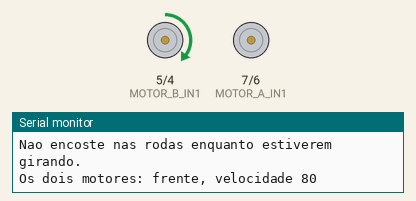
This sketch was run on a simulated Arduino Uno, built with avr-gcc and run on an emulated ATmega328P. Parts: motor-driver pin pairs drawn as motors (green arrow = first pin HIGH = forward, orange = second pin HIGH = backward, longer = more drive), the last lines printed to the serial monitor.

Above: at 1.0 s.
At 4.0 s:
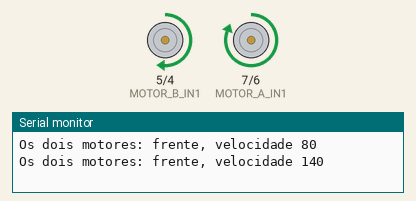
At 7.0 s:
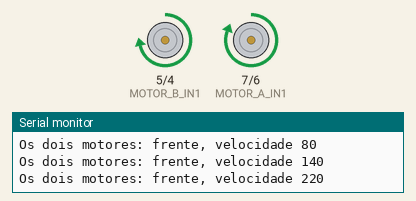
At 12.5 s:
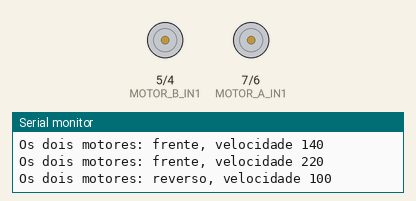
Timing chart, 0 to 18.2 s (numbered marks = the images above):
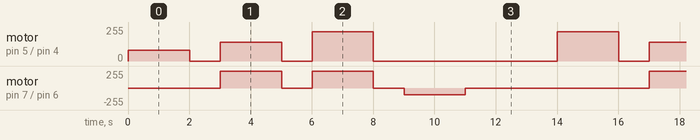

Measured:
- by itself, motor on pin 5 (MOTOR_B_IN1) / pin 4 (MOTOR_B_IN2): repeats every 14.0 s: stopped 1.0 s, forward 140/255 2.0 s, stopped 1.0 s, forward 220/255 2.0 s, stopped 6.0 s, forward 220/255 2.0 s
- by itself, motor on pin 7 (MOTOR_A_IN1) / pin 6 (MOTOR_A_IN2): repeats every 14.0 s: stopped 1.0 s, forward 255/255 2.0 s, stopped 1.0 s, backward 100/255 2.0 s, stopped 6.0 s, forward 255/255 2.0 s

The sketch:

02_motores.ino
```cpp
/*
 * TESTE 02 - Motores
 *
 * Deixe as rodas suspensas antes de iniciar. O teste aumenta a velocidade
 * gradualmente, para e depois gira os motores no sentido contrario.
 */

const uint8_t MOTOR_A_IN1 = 7;
const uint8_t MOTOR_A_IN2 = 6;
const uint8_t MOTOR_B_IN1 = 5;
const uint8_t MOTOR_B_IN2 = 4;

void motor(uint8_t in1, uint8_t in2, int16_t velocidade) {
  velocidade = constrain(velocidade, -255, 255);
  if (velocidade > 0) {
    analogWrite(in1, velocidade);
    analogWrite(in2, 0);
  } else if (velocidade < 0) {
    analogWrite(in1, 0);
    analogWrite(in2, -velocidade);
  } else {
    analogWrite(in1, 0);
    analogWrite(in2, 0);
  }
}

void parar() {
  motor(MOTOR_A_IN1, MOTOR_A_IN2, 0);
  motor(MOTOR_B_IN1, MOTOR_B_IN2, 0);
}

void setup() {
  pinMode(MOTOR_A_IN1, OUTPUT);
  pinMode(MOTOR_A_IN2, OUTPUT);
  pinMode(MOTOR_B_IN1, OUTPUT);
  pinMode(MOTOR_B_IN2, OUTPUT);
  Serial.begin(115200);
  parar();
  Serial.println(F("\n=== TESTE 02: MOTORES ==="));
  Serial.println(F("Deixe as rodas suspensas e observe o sentido de giro."));
  Serial.println(F("Nao encoste nas rodas enquanto estiverem girando.\n"));
}

void loop() {
  const int16_t velocidades[] = {80, 140, 220};
  for (uint8_t i = 0; i < 3; i++) {
    Serial.print(F("Os dois motores: frente, velocidade "));
    Serial.println(velocidades[i]);
    motor(MOTOR_A_IN1, MOTOR_A_IN2, velocidades[i]);
    motor(MOTOR_B_IN1, MOTOR_B_IN2, velocidades[i]);
    delay(2000);
    parar();
    delay(1000);
  }

  Serial.println(F("Os dois motores: reverso, velocidade 100"));
  motor(MOTOR_A_IN1, MOTOR_A_IN2, -100);
  motor(MOTOR_B_IN1, MOTOR_B_IN2, -100);
  delay(2000);
  parar();
  delay(3000);
}
```
